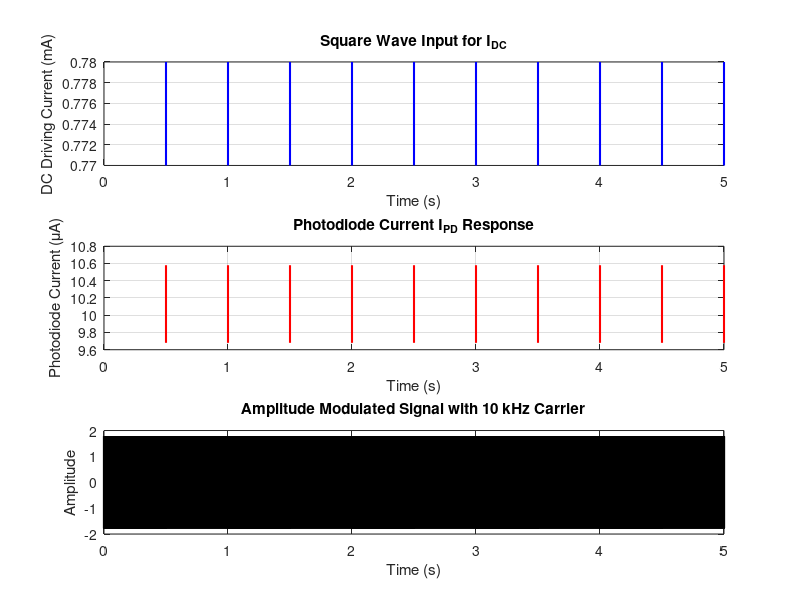

Write MATLAB code to recreate this figure.
% Parameters
a = 200;      % Parabolic shape parameter
h = 1;        % Horizontal shift
k = 0;        % Vertical shift
T = 1;        % Period of the square wave (in seconds)
I_a = 0.75;   % DC bias for IDC signal
I_b = 0.025;  % Offset current
duration = 5; % Duration of the signal (in seconds)
sampling_rate = 100000; % Higher sampling frequency for AM (100 kHz)
t = linspace(0, duration, duration * sampling_rate); % Time vector

% Square wave as modulating signal (message signal)
IDC_values = 0.005 * square(2 * pi * t / T) + I_a + I_b;

% Photodiode current response (Nonlinear transformation)
IPD_values = a * (IDC_values - h).^2 + k;

% AM Modulation
fc = 10000; % Carrier frequency (10 kHz)
carrier = 1*square(2 * pi * fc * t); % Carrier signal

% Amplitude Modulated (AM) Signal
AM_signal = (1 + IDC_values) .* carrier; 

% Plotting the results
figure;

subplot(3, 1, 1);
plot(t, IDC_values, 'b', 'LineWidth', 1.5);
grid on;
xlabel('Time (s)');
ylabel('DC Driving Current (mA)');
title('Square Wave Input for I_{DC}');

subplot(3, 1, 2);
plot(t, IPD_values, 'r', 'LineWidth', 1.5);
grid on;
xlabel('Time (s)');
ylabel('Photodiode Current (\muA)');
title('Photodiode Current I_{PD} Response');

subplot(3, 1, 3);
plot(t, AM_signal, 'k', 'LineWidth', 1.5);
grid on;
xlabel('Time (s)');
ylabel('Amplitude');
title('Amplitude Modulated Signal with 10 kHz Carrier');
